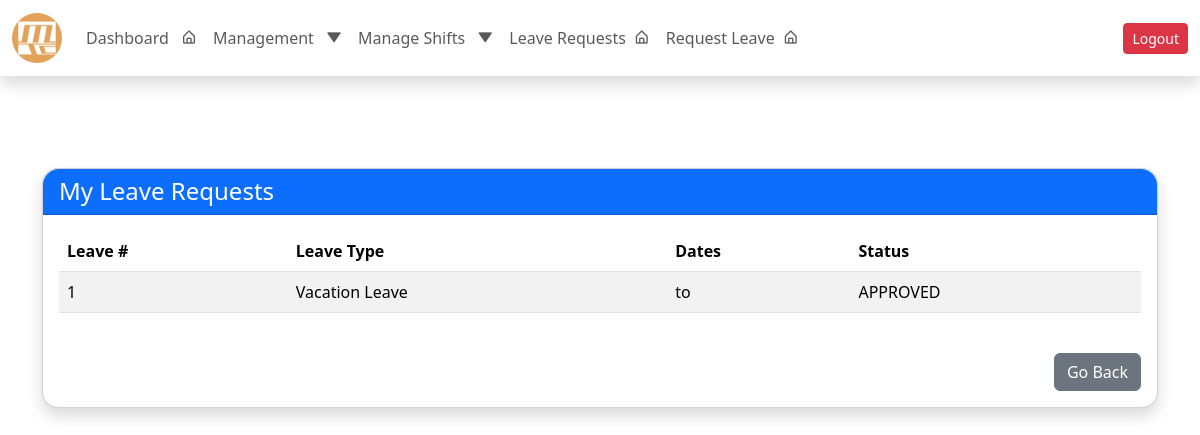
The page /my-leave-requests/ (signed in) on the database as committed earlier.
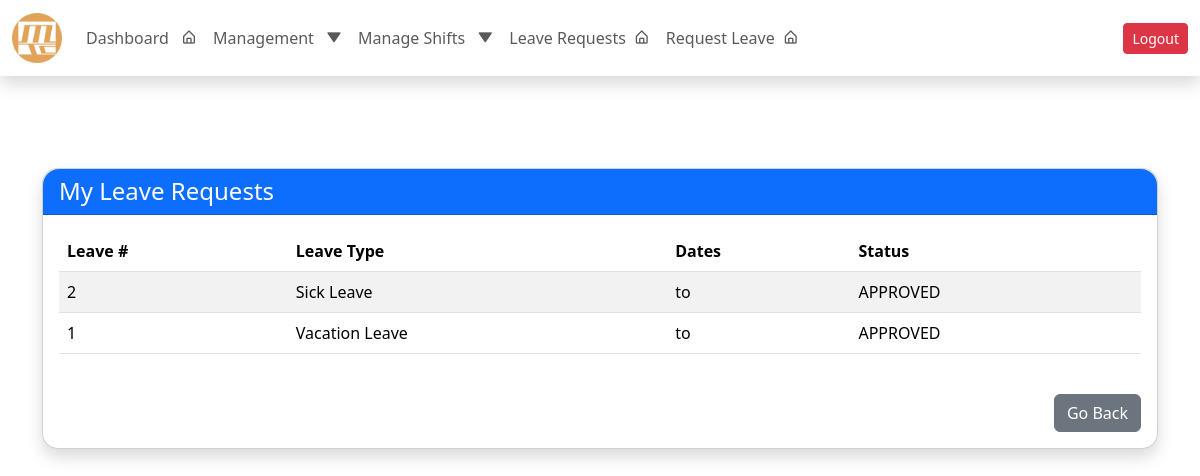
The same page on the database as committed later.
### core/models.py (models this page shows, shortened)
class LeaveRequest(models.Model):
    class LeaveType(models.TextChoices):
        SICK = 'SICK', 'Sick Leave'
        MATERNITY = 'MATERNITY', 'Maternity Leave'
        PATERNITY = 'PATERNITY', 'Paternity Leave'
        VACATION = 'VACATION', 'Vacation Leave'
        EMERGENCY = 'EMERGENCY', 'Emergency Leave'
    class ApprovalStatus(models.TextChoices):
        PENDING = 'PENDING', 'PENDING'
        APPROVED = 'APPROVED', 'APPROVED'
        REJECTED = 'REJECTED', 'REJECTED'
    employee = models.ForeignKey('Employee', on_delete=models.CASCADE, related_name='leave_requests')
    leave_number = models.PositiveIntegerField(unique=True, editable=False)
    leave_dates = JSONField(default=list, blank=True, null=True)
    reason_for_leave = models.TextField()
    leave_type = models.CharField(max_length=20, choices=LeaveType.choices)
    remarks = models.TextField(blank=True, null=True)
    leave_credit_deduction = models.PositiveIntegerField(default=0)
    deduction_applied = models.BooleanField(default=False)
    department_approval = models.CharField(max_length=10, choices=ApprovalStatus.choices, default=ApprovalStatus.PENDING)
    hr_approval = models.CharField(max_length=10, choices=ApprovalStatus.choices, default=ApprovalStatus.PENDING)
    president_approval = models.CharField(max_length=10, choices=ApprovalStatus.choices, default=ApprovalStatus.PENDING)
    status = models.CharField(max_length=10, choices=ApprovalStatus.choices, default=ApprovalStatus.PENDING)
    created_at = models.DateTimeField(auto_now_add=True)

### core/views.py (the view)
# urls.py: path("my-leave-requests/", views.my_leave_requests, name="my_leave_requests"),
def my_leave_requests(request):
    leave_requests = LeaveRequest.objects.filter(employee=request.user.employee).order_by('-created_at')
    return render(request, 'my_leave_requests.html', {
        'leave_requests': leave_requests
    })

### core/templates/my_leave_requests.html
{% extends "base.html" %}
{% block content %}
<div class="container mt-5">
    <div class="card shadow rounded-4">
        <div class="card-header bg-primary text-white rounded-top-4">
            <h4 class="mb-0">My Leave Requests</h4>
        </div>
        <div class="card-body">
            {% if leave_requests %}
                <div class="table-responsive">
                    <table class="table table-striped">
                        <thead>
                            <tr>
                                <th>Leave #</th>
                                <th>Leave Type</th>
                                <th>Dates</th>
                                <th>Status</th>
                            </tr>
                        </thead>
                        <tbody>
                            {% for leave in leave_requests %}
                            <tr>
                                <td>{{ leave.leave_number }}</td>
                                <td>{{ leave.get_leave_type_display }}</td>
                                <td>{{ leave.start_of_leave }} to {{ leave.end_of_leave }}</td>
                                <td>{{ leave.status }}</td>
                            </tr>
                            {% endfor %}
                        </tbody>
                    </table>
                </div>
            {% else %}
                <p class="text-muted">You have not submitted any leave requests.</p>
            {% endif %}
            <div class="text-end mt-4">
                <a href="{% url 'submit_leave_request' %}" class="btn btn-secondary">Go Back</a>
            </div>
        </div>
    </div>
</div>
{% endblock %}

Rows that differ between the two databases and show on the page:
added LeaveRequest: leave_number "2", leave_type "Sick Leave", status "APPROVED"
